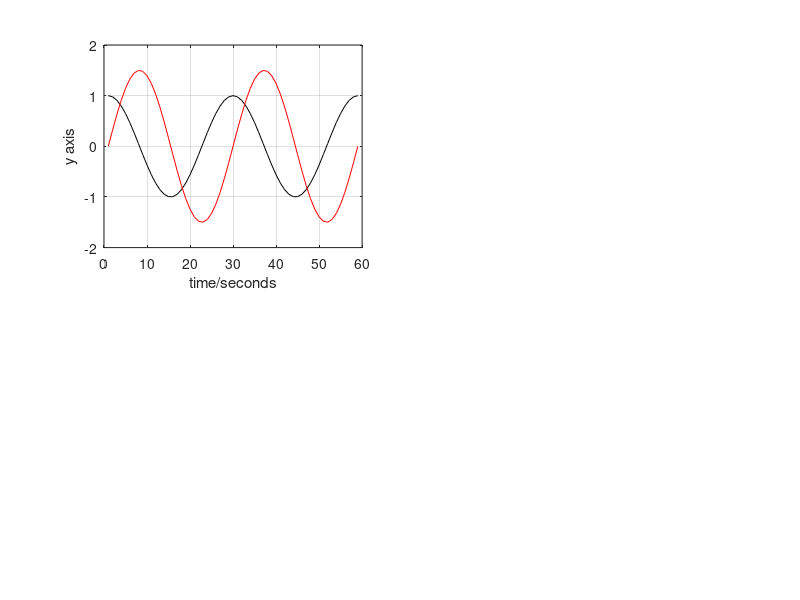

The MATLAB source for this figure: (Note: this script raises an error after producing the figure.)
%Names: Yang Zhang & Chenxu Wang
%Date: 09/07/2015
%This is the script to generate the sinusoids.

%begin of code
%Value of Parameters
f_0 = 10;
A1 = 1.5;
Phi1 = -pi/2;
A2 = 1.5;
Phi2 = pi/2;
A3 = 1.0;
Phi3 = pi;
A4 = 3.0;
Phi4 = 0;
N = 2;
n = 29;
%calculate T
T = 1/f_0
t = 0 : T/n : N*T;
%generate the figures with different values
figure(1)
subplot(2,2,1)
plot(cos(2*pi*f_0*t),'black')
hold on
plot(A1*cos(2*pi*f_0*t + Phi1),'red')
grid on
ylim([-2,2])
xlabel('time/seconds');
ylabel('y axis');
title(sprintf('two sinusoids, f_0 %d HZ A %d Phi %d',f_0,A,Phi))

subplot(2,2,2)
plot(cos(2*pi*f_0*t),'black')
hold on
plot(A2*cos(2*pi*f_0*t + Phi2),'red')
grid on
ylim([-2,2])
xlabel('time/seconds');
ylabel('y axis');
title(sprintf('two sinusoids, f_0 %d HZ A %d Phi %d',f_0,A,Phi))

subplot(2,2,3)
plot(cos(2*pi*f_0*t),'black')
hold on
plot(A3*cos(2*pi*f_0*t + Phi3),'red')
grid on
ylim([-2,2])
xlabel('time/seconds');
ylabel('y axis');
title(sprintf('two sinusoids, f_0 %d HZ A %d Phi %d',f_0,A,Phi))

subplot(2,2,4)
plot(cos(2*pi*f_0*t),'black')
hold on
plot(A4*cos(2*pi*f_0*t + Phi4),'red')
grid on
ylim([-2,2])
xlabel('time/seconds');
ylabel('y axis');
title(sprintf('two sinusoids, f_0 %d HZ A %d Phi %d',f_0,A,Phi))

%end of code